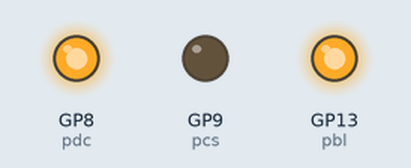
The program below on a simulated Raspberry Pi Pico running MicroPython. Shown: output pins drawn as LEDs (lit = HIGH). Library files of the repository ran but are not shown: st7789_4bit.py; pins used as bus, display or sensor lines are not drawn. At 2.8 s the program stops and its outputs stay as they are.

Above: at 0.2 s.
Timing chart, 0 to 1.7 s (numbered marks = the images above):
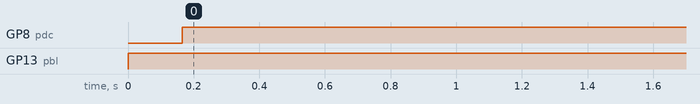

The program:

color_setup.py
```python
# color_setup.py Customise for your hardware config

# Released under the MIT License (MIT). See LICENSE.
# Copyright (c) 2020 Peter Hinch

# As written, supports:
# Adafruit 1.5" 128*128 OLED display: https://www.adafruit.com/product/1431
# Adafruit 1.27" 128*96 display https://www.adafruit.com/product/1673
# Edit the driver import for other displays.

# Demo of initialisation procedure designed to minimise risk of memory fail
# when instantiating the frame buffer. The aim is to do this as early as
# possible before importing other modules.

# WIRING (Adafruit pin nos and names).
# Pyb   SSD
# 3v3   Vin (10)
# Gnd   Gnd (11)
# Y1    DC (3 DC)
# Y2    CS (5 OC OLEDCS)
# Y3    Rst (4 R RESET)
# Y6    CLK (2 CL SCK)
# Y8    DATA (1 SI MOSI)

from machine import Pin, SPI
# color_setup.py Customise for your hardware config

# Released under the MIT License (MIT). See LICENSE.
# Copyright (c) 2020 Peter Hinch

# As written, supports:
# Adafruit 1.5" 128*128 OLED display: https://www.adafruit.com/product/1431
# Adafruit 1.27" 128*96 display https://www.adafruit.com/product/1673
# Edit the driver import for other displays.

# Demo of initialisation procedure designed to minimise risk of memory fail
# when instantiating the frame buffer. The aim is to do this as early as
# possible before importing other modules.

# WIRING (Adafruit pin nos and names).
# Pyb   SSD
# 3v3   Vin (10)
# Gnd   Gnd (11)
# Y1    DC (3 DC)
# Y2    CS (5 OC OLEDCS)
# Y3    Rst (4 R RESET)
# Y6    CLK (2 CL SCK)
# Y8    DATA (1 SI MOSI)

from machine import Pin, SPI
from nanoguilib.st7789_4bit import *
import gc

# *** Choose your color display driver here ***
# Driver supporting non-STM platforms
# from drivers.ssd1351.ssd1351_generic import SSD1351 as SSD

# STM specific driver
SSD = ST7789

pdc = Pin(8, Pin.OUT, value=0)
pcs = Pin(9, Pin.OUT, value=1)
prst = Pin(15, Pin.OUT, value=1)
pbl = Pin(13, Pin.OUT, value=1)

gc.collect()  # Precaution before instantiating framebuf
# Max baudrate produced by Pico is 31_250_000. ST7789 datasheet allows <= 62.5MHz.
# Note non-standard MISO pin. This works, verified by SD card.
spi = SPI(1, 60_000_000, sck=Pin(10), mosi=Pin(11), miso=Pin(12))
ssd = SSD(spi, height=320, width=240, disp_mode=0, dc=pdc, cs=pcs, rst=prst)
import gc

# *** Choose your color display driver here ***
# Driver supporting non-STM platforms
# from drivers.ssd1351.ssd1351_generic import SSD1351 as SSD

# STM specific driver
SSD = ST7789

pdc = Pin(8, Pin.OUT, value=0)
pcs = Pin(9, Pin.OUT, value=1)
prst = Pin(15, Pin.OUT, value=1)
pbl = Pin(13, Pin.OUT, value=1)

gc.collect()  # Precaution before instantiating framebuf
# Max baudrate produced by Pico is 31_250_000. ST7789 datasheet allows <= 62.5MHz.
# Note non-standard MISO pin. This works, verified by SD card.
spi = SPI(1, 60_000_000, sck=Pin(10), mosi=Pin(11), miso=Pin(12))
ssd = SSD(spi, height=320, width=240, disp_mode=0, dc=pdc, cs=pcs, rst=prst)
```

boolpalette.py
```python
# boolpalette.py Implement BoolPalette class
# This is a 2-value color palette for rendering monochrome glyphs to color
# FrameBuffer instances. Supports destinations with up to 16 bit color.

# Copyright (c) Peter Hinch 2021
# Released under the MIT license see LICENSE

import framebuf

class BoolPalette(framebuf.FrameBuffer):

    def __init__(self, mode):
        buf = bytearray(4)  # OK for <= 16 bit color
        super().__init__(buf, 2, 1, mode)

    def fg(self, color):  # Set foreground color
        self.pixel(1, 0, color)

    def bg(self, color):
        self.pixel(0, 0, color)
```

Measured:
- by itself, GP8 (pdc): LOW → HIGH at 0.16 s
- by itself, GP13 (pbl): LOW → HIGH at 0.00 s
